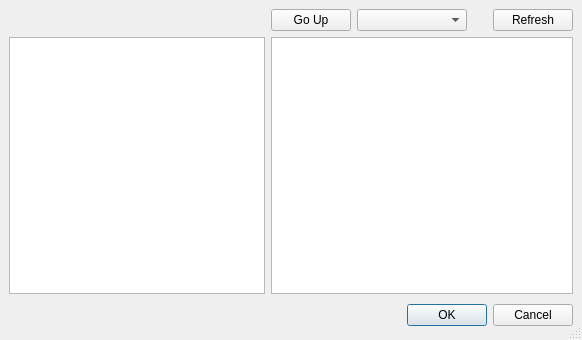
<ui version="4.0" >
 <author></author>
 <comment></comment>
 <exportmacro></exportmacro>
 <class>ImageSelector</class>
 <widget class="QDialog" name="ImageSelector" >
  <property name="geometry" >
   <rect>
    <x>0</x>
    <y>0</y>
    <width>582</width>
    <height>340</height>
   </rect>
  </property>
  <property name="sizeGripEnabled" >
   <bool>true</bool>
  </property>
  <layout class="QGridLayout" >
   <property name="margin" >
    <number>9</number>
   </property>
   <property name="spacing" >
    <number>6</number>
   </property>
   <item row="1" column="1" >
    <widget class="ThumbnailView" name="thumbnailListView" >
     <property name="movement" >
      <enum>QListView::Static</enum>
     </property>
     <property name="flow" >
      <enum>QListView::LeftToRight</enum>
     </property>
     <property name="isWrapping" stdset="0" >
      <bool>true</bool>
     </property>
     <property name="resizeMode" >
      <enum>QListView::Fixed</enum>
     </property>
     <property name="viewMode" >
      <enum>QListView::IconMode</enum>
     </property>
    </widget>
   </item>
   <item row="1" column="0" >
    <widget class="QListView" name="startDirListView" >
     <property name="sizePolicy" >
      <sizepolicy>
       <hsizetype>1</hsizetype>
       <vsizetype>7</vsizetype>
       <horstretch>0</horstretch>
       <verstretch>0</verstretch>
      </sizepolicy>
     </property>
     <property name="editTriggers" >
      <set>QAbstractItemView::NoEditTriggers</set>
     </property>
     <property name="iconSize" >
      <size>
       <width>32</width>
       <height>32</height>
      </size>
     </property>
     <property name="flow" >
      <enum>QListView::TopToBottom</enum>
     </property>
     <property name="viewMode" >
      <enum>QListView::ListMode</enum>
     </property>
    </widget>
   </item>
   <item row="2" column="0" colspan="2" >
    <layout class="QHBoxLayout" >
     <property name="margin" >
      <number>0</number>
     </property>
     <property name="spacing" >
      <number>6</number>
     </property>
     <item>
      <spacer>
       <property name="orientation" >
        <enum>Qt::Horizontal</enum>
       </property>
       <property name="sizeHint" >
        <size>
         <width>131</width>
         <height>31</height>
        </size>
       </property>
      </spacer>
     </item>
     <item>
      <widget class="QPushButton" name="okButton" >
       <property name="text" >
        <string>OK</string>
       </property>
      </widget>
     </item>
     <item>
      <widget class="QPushButton" name="cancelButton" >
       <property name="text" >
        <string>Cancel</string>
       </property>
      </widget>
     </item>
    </layout>
   </item>
   <item row="0" column="1" >
    <layout class="QHBoxLayout" >
     <property name="margin" >
      <number>0</number>
     </property>
     <property name="spacing" >
      <number>6</number>
     </property>
     <item>
      <widget class="QPushButton" name="goUpButton" >
       <property name="text" >
        <string>Go Up</string>
       </property>
       <property name="autoDefault" >
        <bool>false</bool>
       </property>
      </widget>
     </item>
     <item>
      <widget class="QComboBox" name="dirComboBox" >
       <property name="sizePolicy" >
        <sizepolicy>
         <hsizetype>7</hsizetype>
         <vsizetype>0</vsizetype>
         <horstretch>0</horstretch>
         <verstretch>0</verstretch>
        </sizepolicy>
       </property>
      </widget>
     </item>
     <item>
      <spacer>
       <property name="orientation" >
        <enum>Qt::Horizontal</enum>
       </property>
       <property name="sizeType" >
        <enum>QSizePolicy::Maximum</enum>
       </property>
       <property name="sizeHint" >
        <size>
         <width>20</width>
         <height>20</height>
        </size>
       </property>
      </spacer>
     </item>
     <item>
      <widget class="QPushButton" name="refreshButton" >
       <property name="text" >
        <string>Refresh</string>
       </property>
      </widget>
     </item>
    </layout>
   </item>
  </layout>
 </widget>
 <pixmapfunction></pixmapfunction>
 <customwidgets>
  <customwidget>
   <class>ThumbnailView</class>
   <extends>QListView</extends>
   <header>qtutil/ThumbnailView.h</header>
   <container>0</container>
   <pixmap></pixmap>
  </customwidget>
 </customwidgets>
 <resources/>
 <connections>
  <connection>
   <sender>okButton</sender>
   <signal>clicked()</signal>
   <receiver>ImageSelector</receiver>
   <slot>accept()</slot>
   <hints>
    <hint type="sourcelabel" >
     <x>557</x>
     <y>499</y>
    </hint>
    <hint type="destinationlabel" >
     <x>96</x>
     <y>254</y>
    </hint>
   </hints>
  </connection>
  <connection>
   <sender>cancelButton</sender>
   <signal>clicked()</signal>
   <receiver>ImageSelector</receiver>
   <slot>reject()</slot>
   <hints>
    <hint type="sourcelabel" >
     <x>644</x>
     <y>499</y>
    </hint>
    <hint type="destinationlabel" >
     <x>179</x>
     <y>282</y>
    </hint>
   </hints>
  </connection>
  <connection>
   <sender>thumbnailListView</sender>
   <signal>doubleClicked(QModelIndex)</signal>
   <receiver>okButton</receiver>
   <slot>animateClick()</slot>
   <hints>
    <hint type="sourcelabel" >
     <x>404</x>
     <y>122</y>
    </hint>
    <hint type="destinationlabel" >
     <x>508</x>
     <y>482</y>
    </hint>
   </hints>
  </connection>
 </connections>
</ui>
